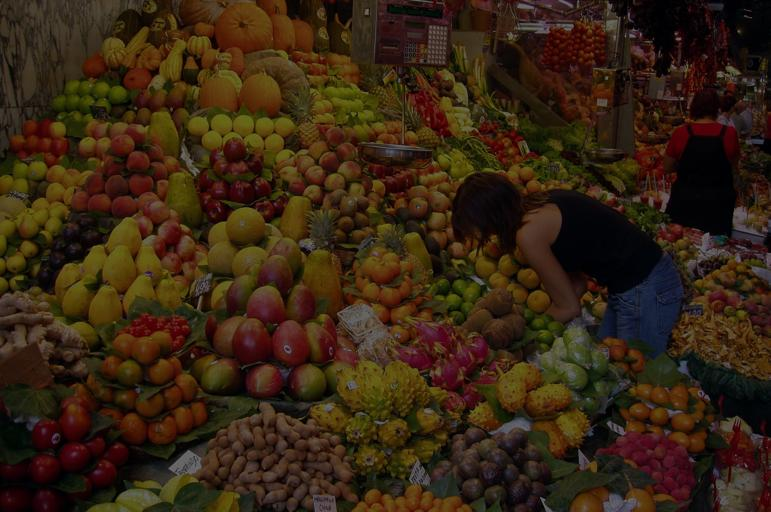
%> input picture Ex9/fruits.jpg, 771 x 512 px
$ octave ex9.m   (GNU Octave 9; MATLAB toolbox functions it lacks are replaced by stand-ins)
%> lines starting %> are read from the running program, lines starting %| are printed output that depends on the picture; in (x1, y1, x2, y2) boxes, pixels count from 0 and x2, y2 are one past the last pixel; in counts of white or black regions, pixels touching at a corner belong together; the program's own positions count from 1
### Ex9/intensityeq.m
function I_hsv_eq = intensityeq(I)
    I_hsv = rgb2hsv(I);

    V = I_hsv(:,:,3);
    V = histeq(V);

    I_hsv(:,:,3) = V;

    I_hsv_eq = hsv2rgb(I_hsv);
end

### Ex9/ex9.m
%%
% 1.a
I = imread('fruits.jpg');
%> I is the input picture: size 512x771x3 uint8; mean R, G, B 54.7, 36.6, 18.1
I2 = imread('festia.jpg');
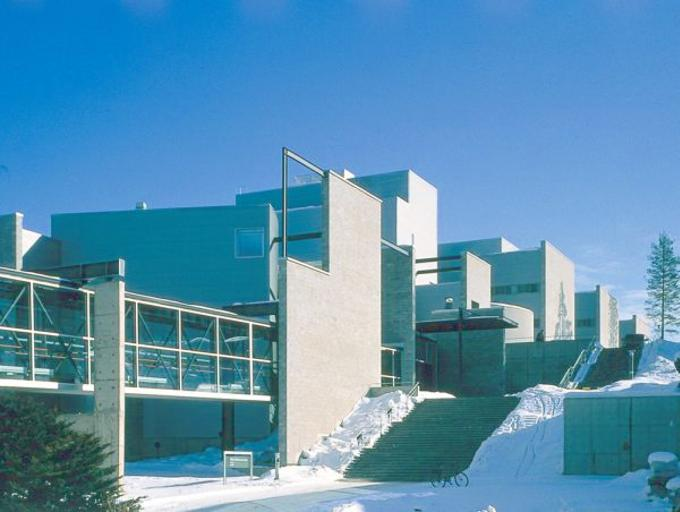
%> input picture Ex9/festia.jpg, 680 x 512 px
%> I2 is the input picture: size 512x680x3 uint8; mean R, G, B 88.6, 145.2, 178.2
eq_R = histeq(I(:,:,1));
eq_G = histeq(I(:,:,2));
eq_B = histeq(I(:,:,3));

eq_R2 = histeq(I2(:,:,1));
eq_G2 = histeq(I2(:,:,2));
eq_B2 = histeq(I2(:,:,3));
I_hist = cat(3, eq_R, eq_G, eq_B);
I_hist2 = cat(3, eq_R2, eq_G2, eq_B2);
% 1.b
I_hsv = intensityeq(I);
%> in intensityeq, `I_hsv = rgb2hsv(I);`: I_hsv: size 512x771x3 double; mean H, S, V 0.211, 0.697, 0.218
%> in intensityeq, `I_hsv(:,:,3) = V;`: I_hsv: size 512x771x3 double; mean H, S, V 0.211, 0.697, 0.497
I2_hsv = intensityeq(I2);
%> in intensityeq (call 2), `I_hsv = rgb2hsv(I);`: I_hsv: size 512x680x3 double; mean H, S, V 0.515, 0.528, 0.705
%> in intensityeq (call 2), `I_hsv(:,:,3) = V;`: I_hsv: size 512x680x3 double; mean H, S, V 0.515, 0.528, 0.498
%> in intensityeq (call 2), `I_hsv_eq = hsv2rgb(I_hsv);`:
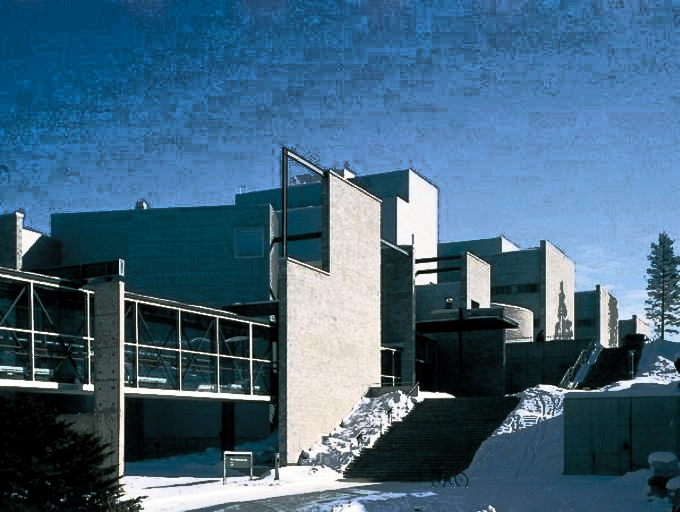
%> I_hsv_eq: size 512x680x3 double; mean R, G, B 0.267, 0.399, 0.494


% 1.c

subplot(3,2,1);imshow(I,[]); title('fruits.jpg');
subplot(3,2,2);imshow(I2,[]);title('festia.jpg');
subplot(3,2,3);imshow(I_hist,[]);title('fruit Histogram equalized');
subplot(3,2,4);imshow(I_hist2,[]);title('festia Histogram equalized');
subplot(3,2,5);imshow(I_hsv,[]);title('fruits hsv');
subplot(3,2,6);imshow(I2_hsv,[]);title('festia hsv');

%%
% 2.a
I3 = imread('lake.jpg');
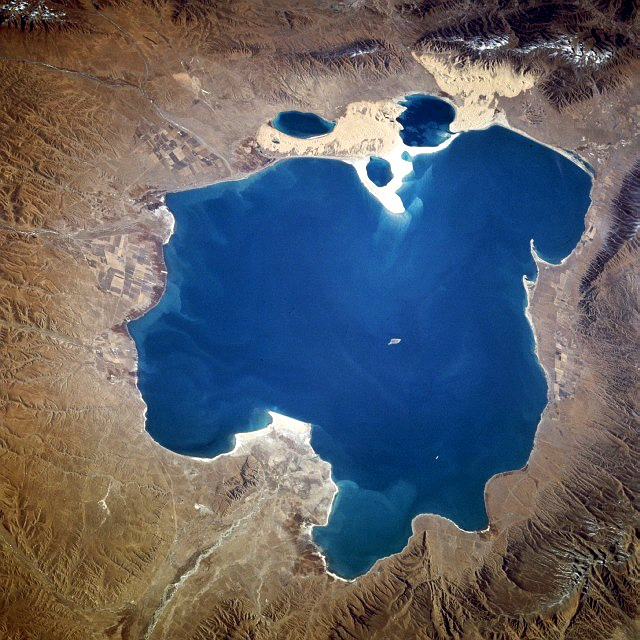
%> input picture Ex9/lake.jpg, 640 x 640 px
%> I3 is the input picture: size 640x640x3 uint8; mean R, G, B 92.6, 95.6, 103.5
I4 = I3;
[row, col] = size(I3);
%> row = 640; col = 1920
I3_hsv = rgb2hsv(I3);
%> I3_hsv: size 640x640x3 double; mean H, S, V 0.313, 0.51, 0.505
subplot(3,2,1);imshow(I3(:,:,1),[]); %title('fruits.jpg');
subplot(3,2,2);imshow(I3(:,:,2),[]); %title('festia.jpg');
subplot(3,2,3);imshow(I3(:,:,3),[]); %title('fruit Histogram equalized');
%> after `imshow(I3(:,:,3),[])`:
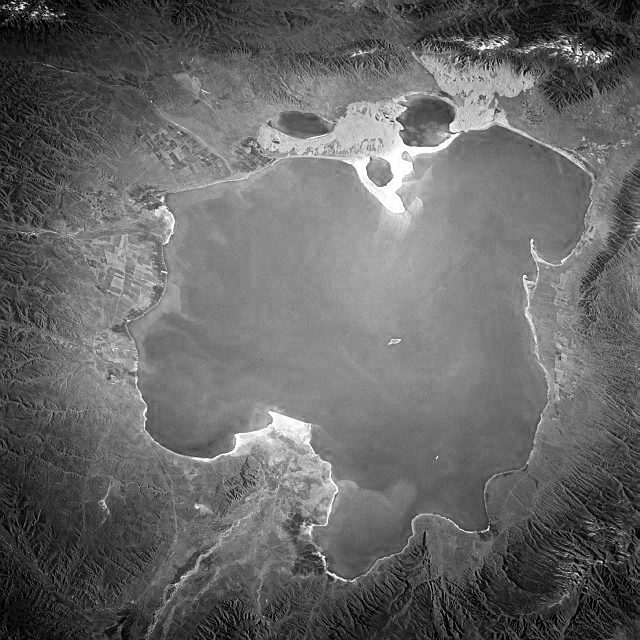
%> displayed picture: size 640x640, on the screen's scale of 0 to 255; min 0, max 255, mean 103.5

% graythresh, im2bw, bwlabel
level = graythresh(I3_hsv)
%> level = 0.404
BW = im2bw(I3_hsv,level);
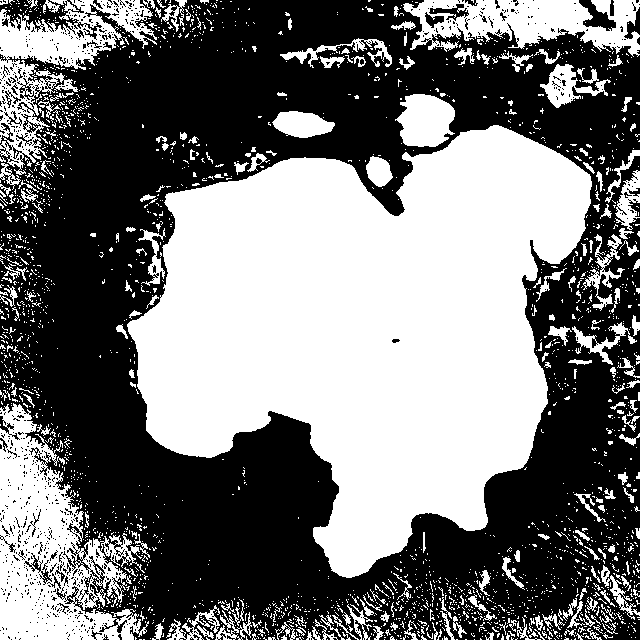
%> BW: size 640x640 logical; 46.4% white; 2312 white regions (2083 under 20 px), largest, box (x1, y1, x2, y2) and area: (127, 125, 592, 578) 128106, (0, 403, 149, 640) 16764, (0, 0, 157, 175) 8521
L = bwlabel(BW,8);
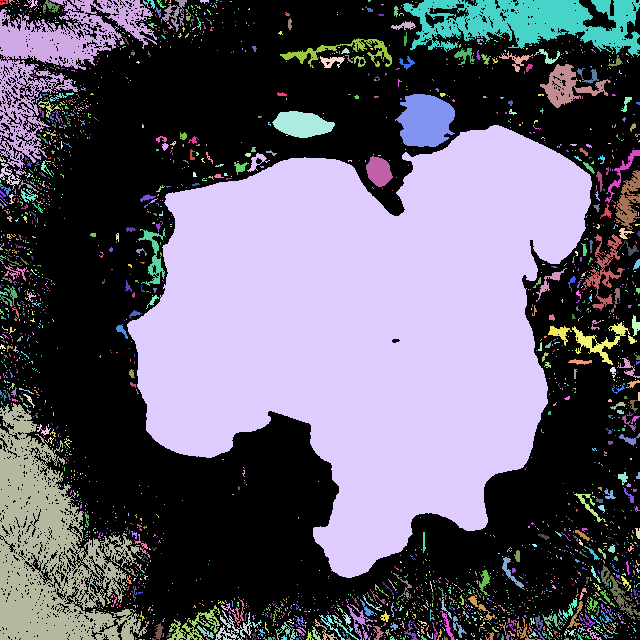
%> L: size 640x640 double; 2313 distinct labels, from 0 to 2312; one colour per label, 0 black


I3_mask = zeros(size(I3));
ind = repmat( L, [ 1 1 3] ) == 716;
%> ind: size 640x640x3 logical; 31.3% white; 1 white region, box (x1, y1, x2, y2) and area: (127, 125, 592, 578) 128106
I3_mask(ind) = I3(ind);
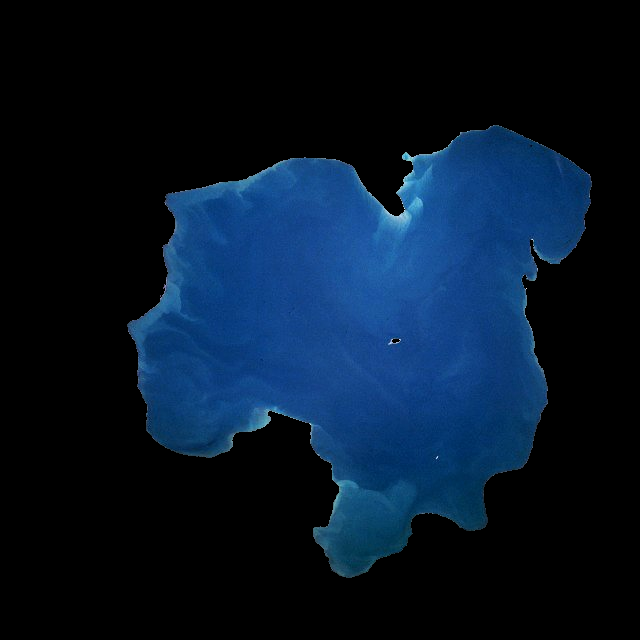
%> I3_mask: size 640x640x3 double; mean R, G, B 5.7, 22, 40.5

figure, imshow(uint8(I3_mask),[]);
